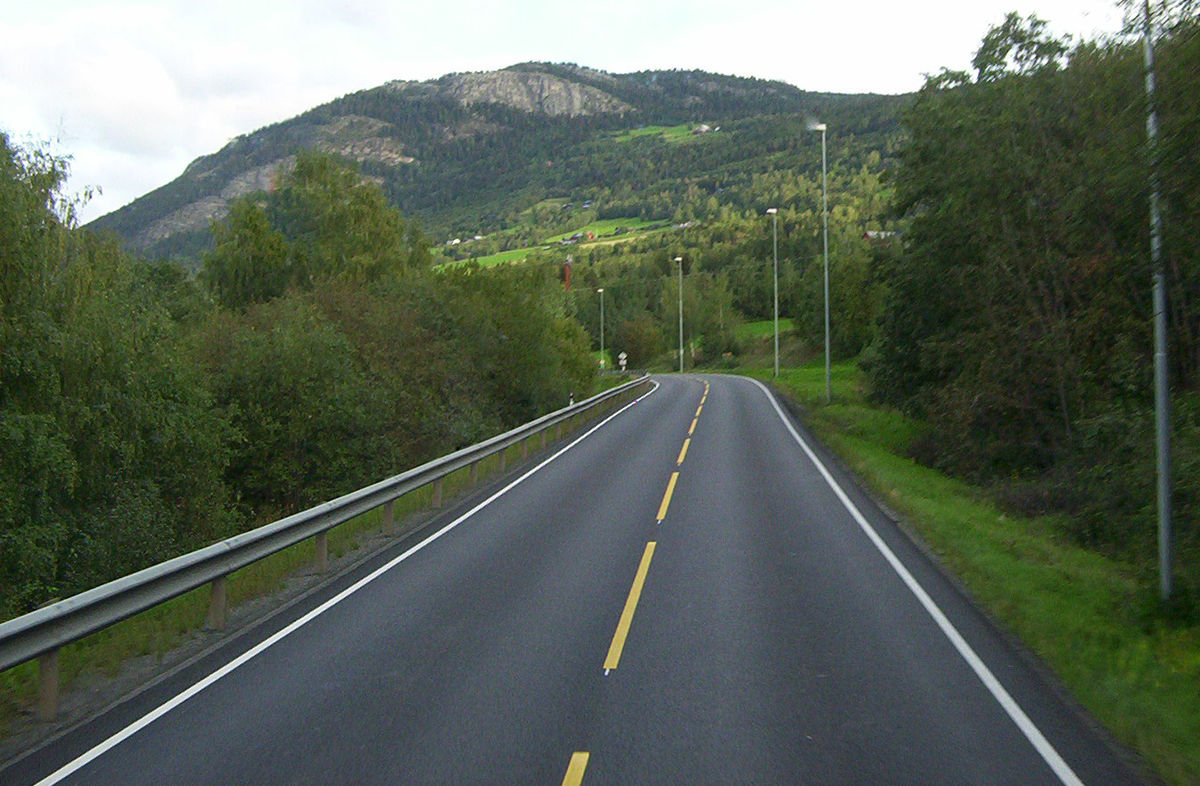
#> input picture road.jpg, 1200 x 786 px
$ jupyter execute 'Road Lane Detection.ipynb'
#> lines starting #> are read from the running program, lines starting #| are printed output that depends on the picture; after the words box and inside, x2 and y2 are one past the last pixel; in counts of white or black regions, pixels touching at a corner belong together
Lane Line detection is a critical component for self driving cars and also for computer vision in general. This concept is used to describe the path for self-driving cars and to avoid the risk of getting in another lane.

[cell 1]
import cv2
import numpy as np
from matplotlib import pyplot as plt

def detect_lane_lines(image_path):
    image = cv2.imread(image_path)

[cell 2]
def detect_lane_lines(image_path):

#> called with image_path = 'road.jpg'
    image = cv2.imread(image_path)
#> image is the input picture: shape (786, 1200, 3); mean B, G, R 87, 99.6, 89.3


    gray = cv2.cvtColor(image, cv2.COLOR_BGR2GRAY)


    blurred = cv2.GaussianBlur(gray, (5, 5), 0)


    edges = cv2.Canny(blurred, 50, 150)
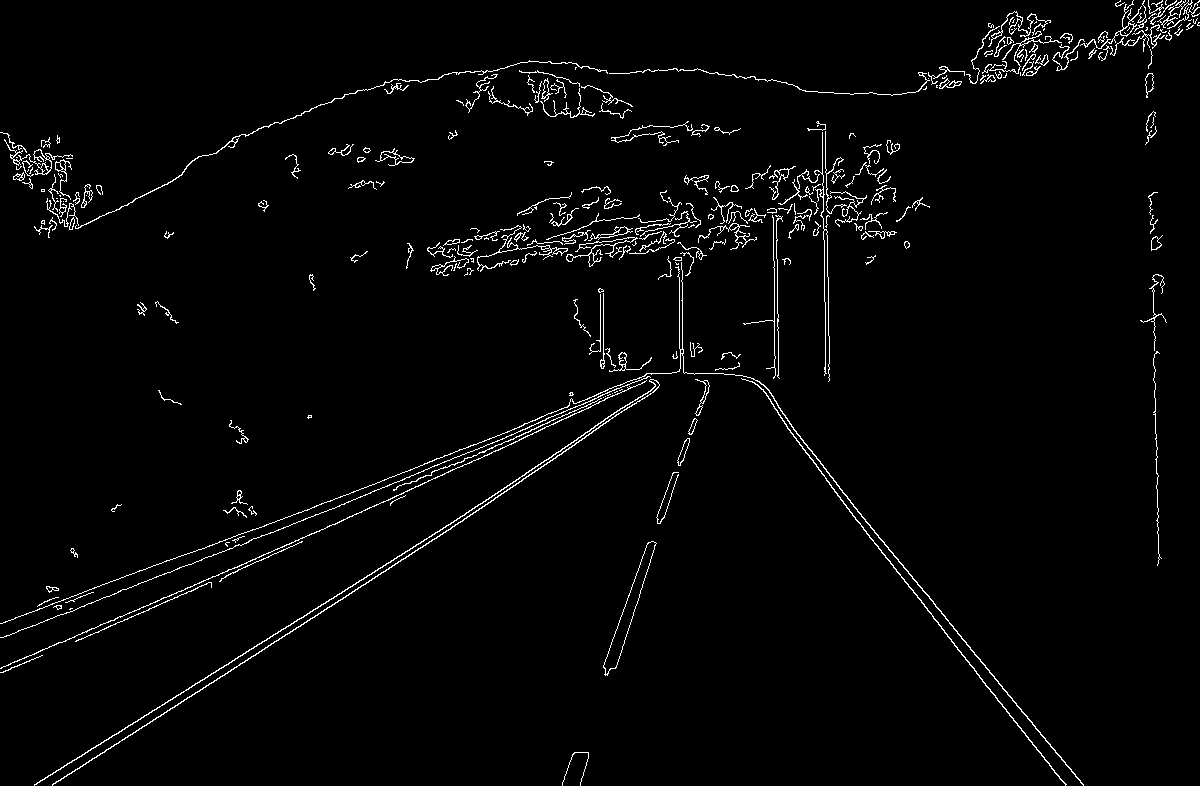
#> edges: shape (786, 1200); 2.3% white in thin lines or dots


    height, width = edges.shape
#> height = 786; width = 1200
    mask = np.zeros_like(edges)
    roi_vertices = np.array([[(0, height), (width / 2, height / 2), (width, height)]], dtype=np.int32)
#> roi_vertices = [[0, 786], [600, 393], [1200, 786]]
    cv2.fillPoly(mask, roi_vertices, 255)
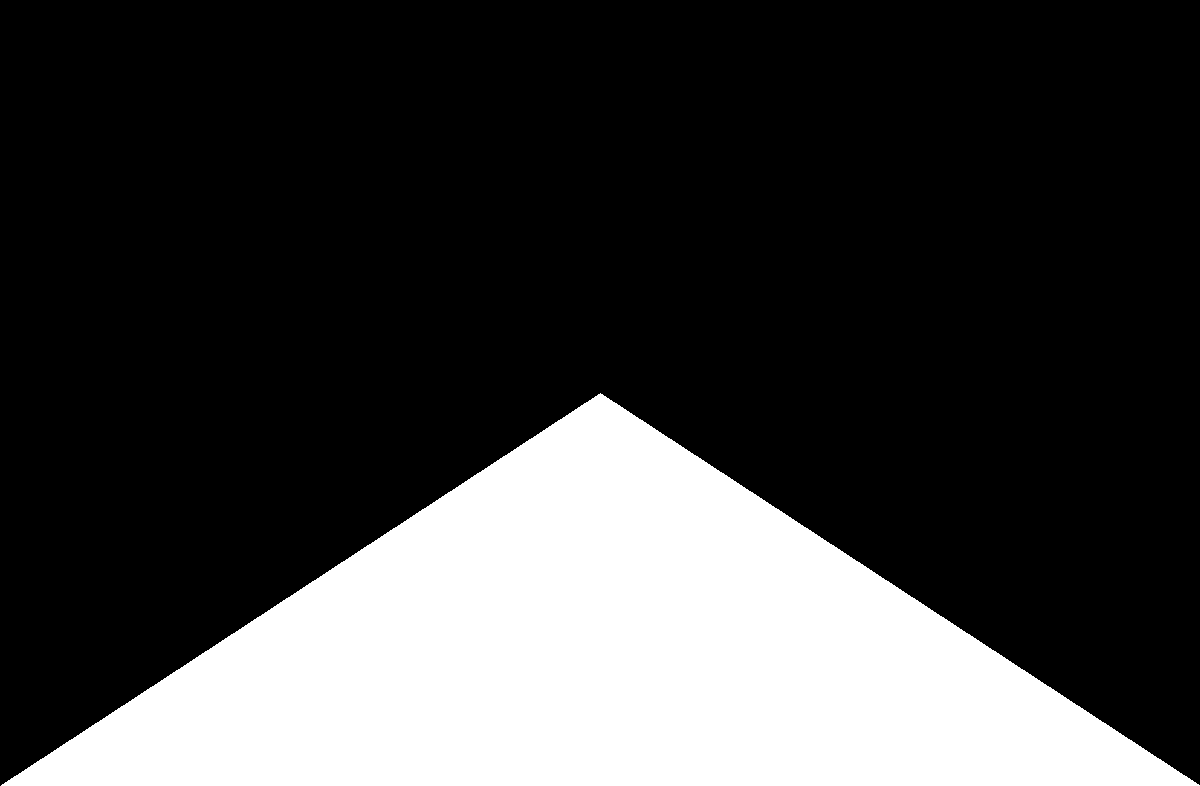
#> mask: shape (786, 1200); 25% white; 1 white region, box (x1, y1, x2, y2) and area: (1, 393, 1200, 786) 236007
    masked_edges = cv2.bitwise_and(edges, mask)
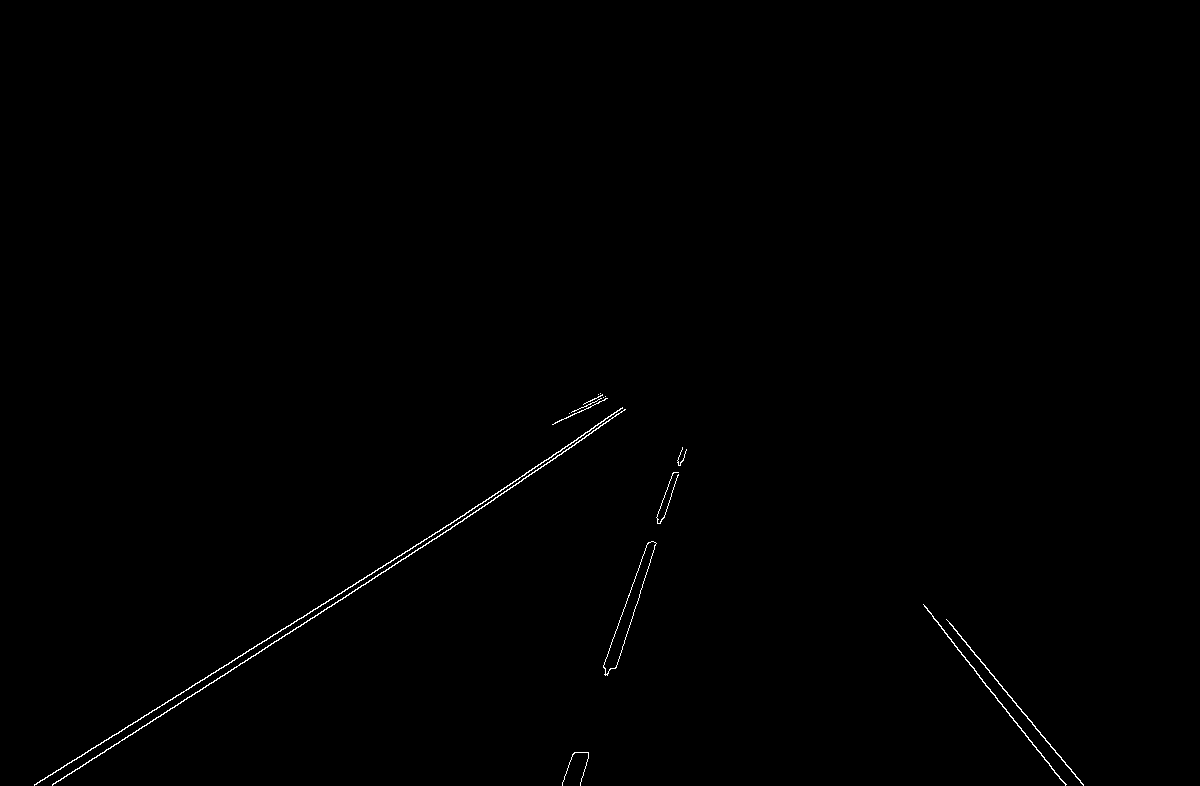
#> masked_edges: shape (786, 1200); 0.34% white in thin lines or dots, all inside (x1, y1, x2, y2) = (34, 393, 1084, 786)


    lines = cv2.HoughLinesP(masked_edges, 1, np.pi/180, threshold=50, minLineLength=100, maxLineGap=50)
#> lines = 14 rows, first 6: [34, 784, 546, 464], [199, 691, 493, 500], [79, 768, 521, 481], [923, 604, 1065, 785], [961, 638, 1083, 784], [397, 556, 575, 444]


    line_image = np.zeros_like(image)
    if lines is not None:
        for line in lines:
            x1, y1, x2, y2 = line[0]
            cv2.line(line_image, (x1, y1), (x2, y2), (0, 255, 0), thickness=3)
#> this loop made 14 passes
#> (x1, y1, x2, y2) on passes 1 to 12: (34, 784, 546, 464), (199, 691, 493, 500), (79, 768, 521, 481), (923, 604, 1065, 785), (961, 638, 1083, 784), (397, 556, 575, 444), (603, 667, 682, 448), (633, 612, 685, 451), (615, 668, 686, 450), (373, 572, 625, 409), (52, 785, 240, 663), (949, 623, 1035, 726)
    result = cv2.addWeighted(image, 0.8, line_image, 1, 0)
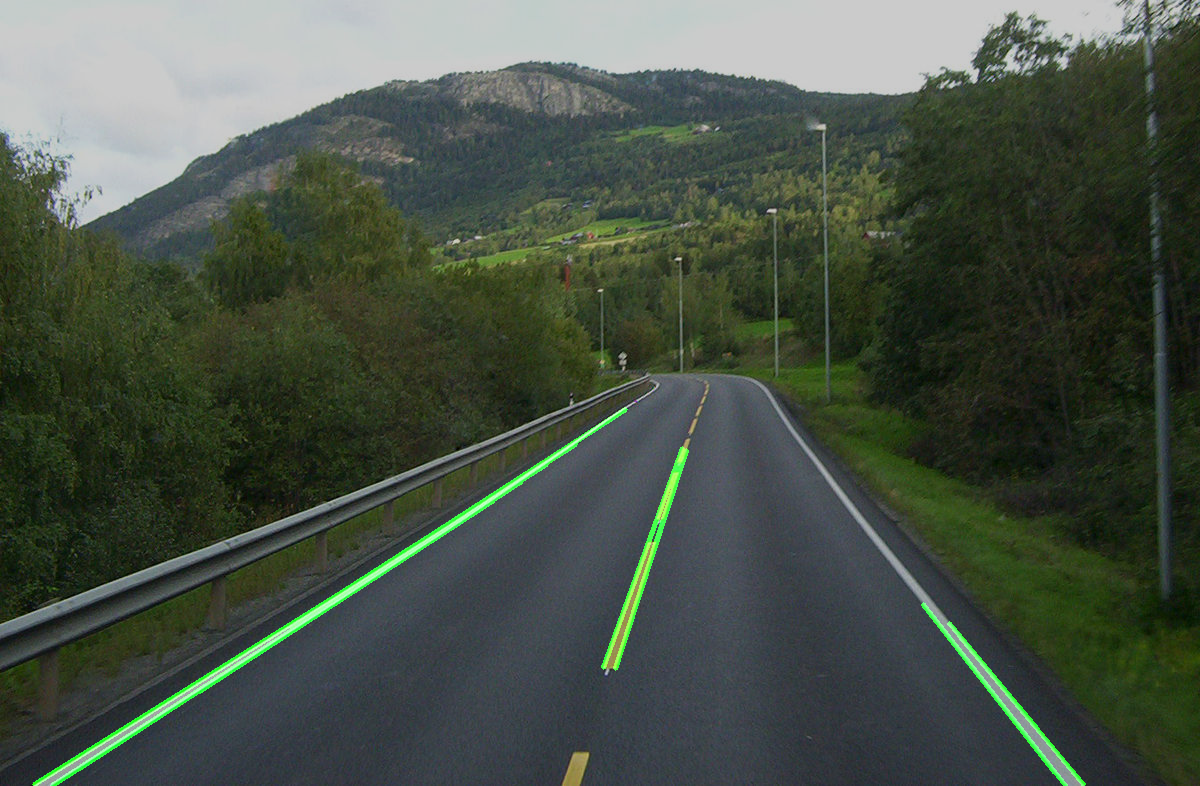
#> result: shape (786, 1200, 3); mean B, G, R 69.6, 81.4, 71.4
    fig, (ax1, ax2) = plt.subplots(1, 2, figsize=(10, 5))
    ax1.imshow(cv2.cvtColor(image, cv2.COLOR_BGR2RGB))
    ax1.set_title('Source Image')
    ax1.axis('off')
    ax2.imshow(cv2.cvtColor(result, cv2.COLOR_BGR2RGB))
    ax2.set_title('The Detected Lines')
    ax2.axis('off')
    plt.show()
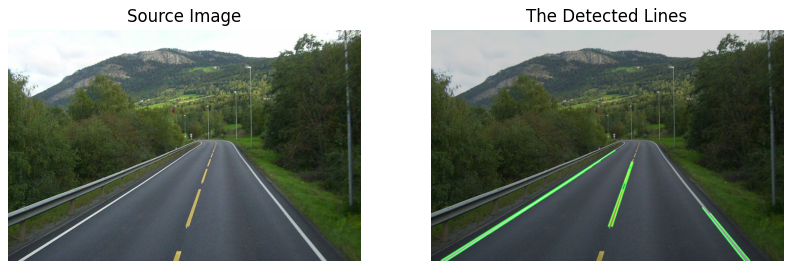
#> figure drawn by matplotlib, 2 panels

image_path = 'road.jpg'
detect_lane_lines(image_path)
